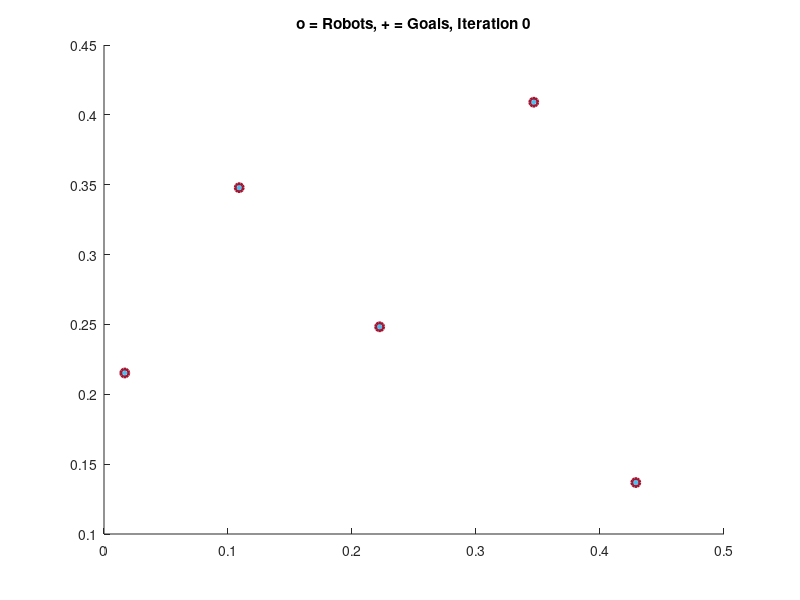
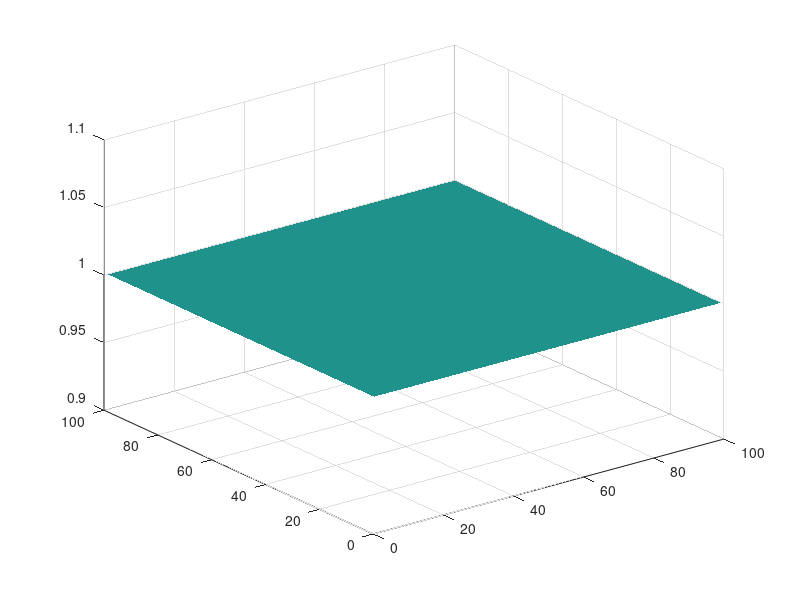

Write MATLAB code to recreate these figures, in order. (Note: this script raises an error after producing the figures.)
n=5;
crs = [0,0;0,100;100,100;100,0];
%numIterations = 100;
showPlot = true;
r_sen = 0.5;   %sensor range

Px = 0.5*rand([n,1]);
Py = 0.5*rand([n,1]);

xrange = max(crs(:,1));
yrange = max(crs(:,2));
thresh = 2; %max distance threshold for each cycle to end

%Dividing the area into discrete cells and expressing range in terms of the
%map
X1 = max(max(crs))/100;
r_sen = r_sen/X1;
Z = ones(100,100);%Uncertainity Distribution
val2 = Z;
cycle=1;
Kprop = 0.5; %Proportionality constant

%%%%%%%%%%%%%%%%%%%%%%%% VISUALIZATION %%%%%%%%%%%%%%%%%%%%%%%%%%%%%%%%%%%%
if showPlot
    verCellHandle = zeros(n,1);
    cellColors = ones(n,3);
    for i = 1:numel(Px) % color according to
        verCellHandle(i)  = patch(Px(i),Py(i),cellColors(i,:)); % use color i  -- no robot assigned yet
        hold on
    end
    pathHandle = zeros(n,1);
    %numHandle = zeros(n,1);
    for i = 1:numel(Px) % color according to
        pathHandle(i)  = plot(Px(i),Py(i),'-','color',cellColors(i,:)*.8);
        %    numHandle(i) = text(Px(i),Py(i),num2str(i));
    end
    goalHandle = plot(Px,Py,'+','linewidth',2);
    currHandle = plot(Px,Py,'o','linewidth',2);
    titleHandle = title(['o = Robots, + = Goals, Iteration ', num2str(0)]);
end

figure
surf (Z);
set(surf(Z),'LineStyle','none');
%%%%%%%%%%%%%%%%%%%%%%%% END VISUALIZATION %%%%%%%%%%%%%%%%%%%%%%%%%%%%%%%%

dist = xrange*ones(n,1);
%Starting the loop for search
while max(max(Z))>0.1
    figure(1)
    counter = 0;
    while max(dist)>thresh
        tic;
        counter = counter+1;
        [v,c]=VoronoiBounded(Px,Py, crs);
        
        if showPlot
            set(currHandle,'XData',Px,'YData',Py);%plot current position
            for i = 1:numel(Px) % color according to
                xD = [get(pathHandle(i),'XData'),Px(i)];
                yD = [get(pathHandle(i),'YData'),Py(i)];
                set(pathHandle(i),'XData',xD,'YData',yD);%plot path position
                %       set(numHandle(i),'Position',[ Px(i),Py(i)]);
            end
        end
        
        for i = 1:numel(c) %calculate the centroid of each cell
            BW = roipoly(Z,1*v(c{i},1),1*v(c{i},2));
            GI = mat2gray(BW);
            for m=1:100
                for j=1:100
                    GI(j,m) = GI(j,m)*val2(j,m);
                end
            end
            s = regionprops(BW, GI, {'WeightedCentroid'});
            cx = s.WeightedCentroid(1,1)/100;
            cy = s.WeightedCentroid(1,2)/100;
            cx = min(xrange,max(0, cx));
            cy = min(yrange,max(0, cy));
            if ~isnan(cx) && inpolygon(cx,cy,crs(:,1),crs(:,2))
                Px(i) = Px(i) + Kprop*(cx - Px(i));  %don't update if goal is outside the polygon
                Py(i) = Py(i) + Kprop*(cy - Py(i));
                %%%%%%%%%%%%%%%%%%%%%%%%%%%%%%%%%%%%%%%%%%%%%%%%%%%%%%
                
                gtx = Px(i)*5;
                gty = Py(i)*5;
                M2 = [gtx gty i]
                %writematrix(M2,'gama.csv','WriteMode','append')
                dist(i) = sqrt((cx - Px(i))^2 + (cy - Py(i))^2);
            end
        end
        
        if showPlot
            for i = 1:numel(c) % update Voronoi cells
                set(verCellHandle(i), 'XData',v(c{i},1),'YData',v(c{i},2));
            end
            
            set(titleHandle,'string',['o = Robots, + = Goals, Cycle', num2str(cycle,'%3d'), ', Iteration', num2str(counter,'%3d')]);
            set(goalHandle,'XData',Px,'YData',Py);%plot goal position
            axis equal
            axis([0,xrange,0,yrange]);
            drawnow
        end
        time(counter,cycle) = toc;
    end
    val = Z;
    for i = 1:n
        BW = roipoly(Z,1*v(c{i},1),1*v(c{i},2));
        GI = mat2gray(BW);
        s = regionprops(BW, GI, {'Centroid','WeightedCentroid'});
        for m=1:100
            for j=1:100
                vx = s.WeightedCentroid(1,1);
                vy = s.WeightedCentroid(1,2);
                dist = sqrt(((m+0.5)-vx)^2+((j+0.5)-vy)^2)/1;
                if dist < r_sen
                    val(j,m) = min(val(j,m),(1-0.8708+0.074*dist^2));
                end
            end
        end
    end
    for m=1:100
        for j=1:100
            Z(j,m) = Z(j,m)*val(j,m);
            val2(j,m) = 2*Z(j,m)*0.074;
        end
    end
    max_d(cycle)= max(max(Z));
    average(cycle) = mean2(Z);
    cycle=cycle+1;
    figure(2);
    surf (Z);
    set(surf(Z),'LineStyle','none');
    hcb = colorbar;
    colorTitleHandle = get(hcb,'Title');
    titleString = 'Uncertainty Density';
    set(colorTitleHandle ,'String',titleString);
    pause(10)
end